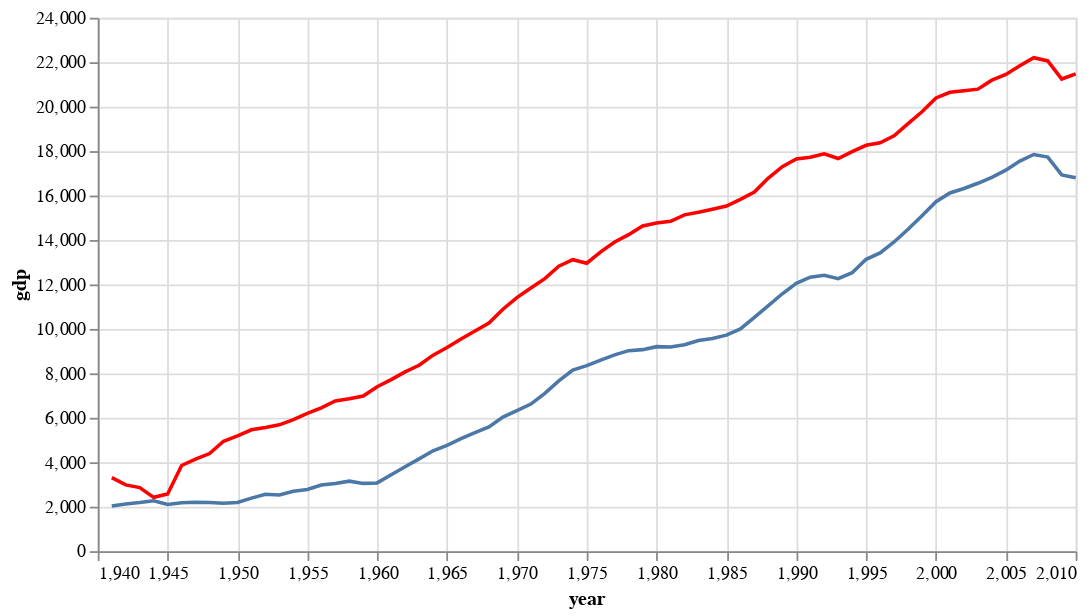

The code cell stored with this chart in its notebook:
### Code cell
line1 + line2

### Figure 1 — Vega-Lite specification as saved in the notebook (floating-point values rounded to 4 significant figures)
{"config": {"view": {"continuousWidth": 400, "continuousHeight": 300}}, "layer": [{"data": {"name": "data-b33f352511dc076c47cb63768a1a7cae"}, "mark": "line", "encoding": {"x": {"type": "quantitative", "field": "year"}, "y": {"type": "quantitative", "field": "gdp"}}, "width": 550}, {"data": {"name": "data-10b5cfd1e730d38ad6fd7fce4ec40e7b"}, "mark": "line", "encoding": {"color": {"value": "red"}, "x": {"type": "quantitative", "field": "year"}, "y": {"type": "quantitative", "field": "gdp"}}, "width": 550}], "$schema": "https://vega.github.io/schema/vega-lite/v4.8.1.json", "datasets": {"data-b33f352511dc076c47cb63768a1a7cae": [{"country": "Spain", "code": "ESP", "year": 1941, "gdp": 2030.0}, {"country": "Spain", "code": "ESP", "year": 1942, "gdp": 2126.0}, {"country": "Spain", "code": "ESP", "year": 1943, "gdp": 2188.0}, {"country": "Spain", "code": "ESP", "year": 1944, "gdp": 2271.0}, {"country": "Spain", "code": "ESP", "year": 1945, "gdp": 2102.0}, {"country": "Spain", "code": "ESP", "year": 1946, "gdp": 2179.0}, {"country": "Spain", "code": "ESP", "year": 1947, "gdp": 2198.0}, {"country": "Spain", "code": "ESP", "year": 1948, "gdp": 2186.0}, {"country": "Spain", "code": "ESP", "year": 1949, "gdp": 2155.0}, {"country": "Spain", "code": "ESP", "year": 1950, "gdp": 2189.0}, {"country": "Spain", "code": "ESP", "year": 1951, "gdp": 2386.0}, {"country": "Spain", "code": "ESP", "year": 1952, "gdp": 2558.0}, {"country": "Spain", "code": "ESP", "year": 1953, "gdp": 2528.0}, {"country": "Spain", "code": "ESP", "year": 1954, "gdp": 2696.0}, {"country": "Spain", "code": "ESP", "year": 1955, "gdp": 2778.0}, {"country": "Spain", "code": "ESP", "year": 1956, "gdp": 2978.0}, {"country": "Spain", "code": "ESP", "year": 1957, "gdp": 3046.0}, {"country": "Spain", "code": "ESP", "year": 1958, "gdp": 3150.0}, {"country": "Spain", "code": "ESP", "year": 1959, "gdp": 3050.0}, {"country": "Spain", "code": "ESP", "year": 1960, "gdp": 3072.0}, {"country": "Spain", "code": "ESP", "year": 1961, "gdp": 3436.0}, {"country": "Spain", "code": "ESP", "year": 1962, "gdp": 3800.0}, {"country": "Spain", "code": "ESP", "year": 1963, "gdp": 4151.0}, {"country": "Spain", "code": "ESP", "year": 1964, "gdp": 4515.0}, {"country": "Spain", "code": "ESP", "year": 1965, "gdp": 4762.0}, {"country": "Spain", "code": "ESP", "year": 1966, "gdp": 5060.0}, {"country": "Spain", "code": "ESP", "year": 1967, "gdp": 5334.0}, {"country": "Spain", "code": "ESP", "year": 1968, "gdp": 5588.0}, {"country": "Spain", "code": "ESP", "year": 1969, "gdp": 6032.0}, {"country": "Spain", "code": "ESP", "year": 1970, "gdp": 6319.0}, {"country": "Spain", "code": "ESP", "year": 1971, "gdp": 6618.0}, {"country": "Spain", "code": "ESP", "year": 1972, "gdp": 7099.0}, {"country": "Spain", "code": "ESP", "year": 1973, "gdp": 7661.0}, {"country": "Spain", "code": "ESP", "year": 1974, "gdp": 8149.0}, {"country": "Spain", "code": "ESP", "year": 1975, "gdp": 8346.0}, {"country": "Spain", "code": "ESP", "year": 1976, "gdp": 8599.0}, {"country": "Spain", "code": "ESP", "year": 1977, "gdp": 8833.0}, {"country": "Spain", "code": "ESP", "year": 1978, "gdp": 9023.0}, {"country": "Spain", "code": "ESP", "year": 1979, "gdp": 9068.0}, {"country": "Spain", "code": "ESP", "year": 1980, "gdp": 9203.0}, {"country": "Spain", "code": "ESP", "year": 1981, "gdp": 9186.0}, {"country": "Spain", "code": "ESP", "year": 1982, "gdp": 9293.0}, {"country": "Spain", "code": "ESP", "year": 1983, "gdp": 9478.0}, {"country": "Spain", "code": "ESP", "year": 1984, "gdp": 9571.0}, {"country": "Spain", "code": "ESP", "year": 1985, "gdp": 9722.0}, {"country": "Spain", "code": "ESP", "year": 1986, "gdp": 9998.0}, {"country": "Spain", "code": "ESP", "year": 1987, "gdp": 10520.0}, {"country": "Spain", "code": "ESP", "year": 1988, "gdp": 11050.0}, {"country": "Spain", "code": "ESP", "year": 1989, "gdp": 11580.0}, {"country": "Spain", "code": "ESP", "year": 1990, "gdp": 12050.0}, {"country": "Spain", "code": "ESP", "year": 1991, "gdp": 12330.0}, {"country": "Spain", "code": "ESP", "year": 1992, "gdp": 12410.0}, {"country": "Spain", "code": "ESP", "year": 1993, "gdp": 12260.0}, {"country": "Spain", "code": "ESP", "year": 1994, "gdp": 12530.0}, {"country": "Spain", "code": "ESP", "year": 1995, "gdp": 13130.0}, {"country": "Spain", "code": "ESP", "year": 1996, "gdp": 13420.0}, {"country": "Spain", "code": "ESP", "year": 1997, "gdp": 13910.0}, {"country": "Spain", "code": "ESP", "year": 1998, "gdp": 14480.0}, {"country": "Spain", "code": "ESP", "year": 1999, "gdp": 15090.0}, {"country": "Spain", "code": "ESP", "year": 2000, "gdp": 15720.0}, {"country": "Spain", "code": "ESP", "year": 2001, "gdp": 16120.0}, {"country": "Spain", "code": "ESP", "year": 2002, "gdp": 16320.0}, {"country": "Spain", "code": "ESP", "year": 2003, "gdp": 16550.0}, {"country": "Spain", "code": "ESP", "year": 2004, "gdp": 16820.0}, {"country": "Spain", "code": "ESP", "year": 2005, "gdp": 17140.0}, {"country": "Spain", "code": "ESP", "year": 2006, "gdp": 17550.0}, {"country": "Spain", "code": "ESP", "year": 2007, "gdp": 17850.0}, {"country": "Spain", "code": "ESP", "year": 2008, "gdp": 17730.0}, {"country": "Spain", "code": "ESP", "year": 2009, "gdp": 16930.0}, {"country": "Spain", "code": "ESP", "year": 2010, "gdp": 16800.0}], "data-10b5cfd1e730d38ad6fd7fce4ec40e7b": [{"country": "France", "code": "FRA", "year": 1941, "gdp": 3309.0}, {"country": "France", "code": "FRA", "year": 1942, "gdp": 2981.0}, {"country": "France", "code": "FRA", "year": 1943, "gdp": 2860.0}, {"country": "France", "code": "FRA", "year": 1944, "gdp": 2422.0}, {"country": "France", "code": "FRA", "year": 1945, "gdp": 2573.0}, {"country": "France", "code": "FRA", "year": 1946, "gdp": 3855.0}, {"country": "France", "code": "FRA", "year": 1947, "gdp": 4138.0}, {"country": "France", "code": "FRA", "year": 1948, "gdp": 4393.0}, {"country": "France", "code": "FRA", "year": 1949, "gdp": 4946.0}, {"country": "France", "code": "FRA", "year": 1950, "gdp": 5186.0}, {"country": "France", "code": "FRA", "year": 1951, "gdp": 5461.0}, {"country": "France", "code": "FRA", "year": 1952, "gdp": 5564.0}, {"country": "France", "code": "FRA", "year": 1953, "gdp": 5684.0}, {"country": "France", "code": "FRA", "year": 1954, "gdp": 5915.0}, {"country": "France", "code": "FRA", "year": 1955, "gdp": 6199.0}, {"country": "France", "code": "FRA", "year": 1956, "gdp": 6448.0}, {"country": "France", "code": "FRA", "year": 1957, "gdp": 6762.0}, {"country": "France", "code": "FRA", "year": 1958, "gdp": 6855.0}, {"country": "France", "code": "FRA", "year": 1959, "gdp": 6979.0}, {"country": "France", "code": "FRA", "year": 1960, "gdp": 7398.0}, {"country": "France", "code": "FRA", "year": 1961, "gdp": 7718.0}, {"country": "France", "code": "FRA", "year": 1962, "gdp": 8067.0}, {"country": "France", "code": "FRA", "year": 1963, "gdp": 8363.0}, {"country": "France", "code": "FRA", "year": 1964, "gdp": 8819.0}, {"country": "France", "code": "FRA", "year": 1965, "gdp": 9165.0}, {"country": "France", "code": "FRA", "year": 1966, "gdp": 9544.0}, {"country": "France", "code": "FRA", "year": 1967, "gdp": 9907.0}, {"country": "France", "code": "FRA", "year": 1968, "gdp": 10270.0}, {"country": "France", "code": "FRA", "year": 1969, "gdp": 10890.0}, {"country": "France", "code": "FRA", "year": 1970, "gdp": 11410.0}, {"country": "France", "code": "FRA", "year": 1971, "gdp": 11840.0}, {"country": "France", "code": "FRA", "year": 1972, "gdp": 12260.0}, {"country": "France", "code": "FRA", "year": 1973, "gdp": 12820.0}, {"country": "France", "code": "FRA", "year": 1974, "gdp": 13110.0}, {"country": "France", "code": "FRA", "year": 1975, "gdp": 12960.0}, {"country": "France", "code": "FRA", "year": 1976, "gdp": 13470.0}, {"country": "France", "code": "FRA", "year": 1977, "gdp": 13910.0}, {"country": "France", "code": "FRA", "year": 1978, "gdp": 14240.0}, {"country": "France", "code": "FRA", "year": 1979, "gdp": 14630.0}, {"country": "France", "code": "FRA", "year": 1980, "gdp": 14770.0}, {"country": "France", "code": "FRA", "year": 1981, "gdp": 14840.0}, {"country": "France", "code": "FRA", "year": 1982, "gdp": 15130.0}, {"country": "France", "code": "FRA", "year": 1983, "gdp": 15240.0}, {"country": "France", "code": "FRA", "year": 1984, "gdp": 15380.0}, {"country": "France", "code": "FRA", "year": 1985, "gdp": 15530.0}, {"country": "France", "code": "FRA", "year": 1986, "gdp": 15830.0}, {"country": "France", "code": "FRA", "year": 1987, "gdp": 16160.0}, {"country": "France", "code": "FRA", "year": 1988, "gdp": 16790.0}, {"country": "France", "code": "FRA", "year": 1989, "gdp": 17300.0}, {"country": "France", "code": "FRA", "year": 1990, "gdp": 17650.0}, {"country": "France", "code": "FRA", "year": 1991, "gdp": 17720.0}, {"country": "France", "code": "FRA", "year": 1992, "gdp": 17880.0}, {"country": "France", "code": "FRA", "year": 1993, "gdp": 17670.0}, {"country": "France", "code": "FRA", "year": 1994, "gdp": 17980.0}, {"country": "France", "code": "FRA", "year": 1995, "gdp": 18260.0}, {"country": "France", "code": "FRA", "year": 1996, "gdp": 18370.0}, {"country": "France", "code": "FRA", "year": 1997, "gdp": 18690.0}, {"country": "France", "code": "FRA", "year": 1998, "gdp": 19230.0}, {"country": "France", "code": "FRA", "year": 1999, "gdp": 19770.0}, {"country": "France", "code": "FRA", "year": 2000, "gdp": 20390.0}, {"country": "France", "code": "FRA", "year": 2001, "gdp": 20650.0}, {"country": "France", "code": "FRA", "year": 2002, "gdp": 20720.0}, {"country": "France", "code": "FRA", "year": 2003, "gdp": 20790.0}, {"country": "France", "code": "FRA", "year": 2004, "gdp": 21190.0}, {"country": "France", "code": "FRA", "year": 2005, "gdp": 21450.0}, {"country": "France", "code": "FRA", "year": 2006, "gdp": 21840.0}, {"country": "France", "code": "FRA", "year": 2007, "gdp": 22200.0}, {"country": "France", "code": "FRA", "year": 2008, "gdp": 22060.0}, {"country": "France", "code": "FRA", "year": 2009, "gdp": 21240.0}, {"country": "France", "code": "FRA", "year": 2010, "gdp": 21480.0}]}}
